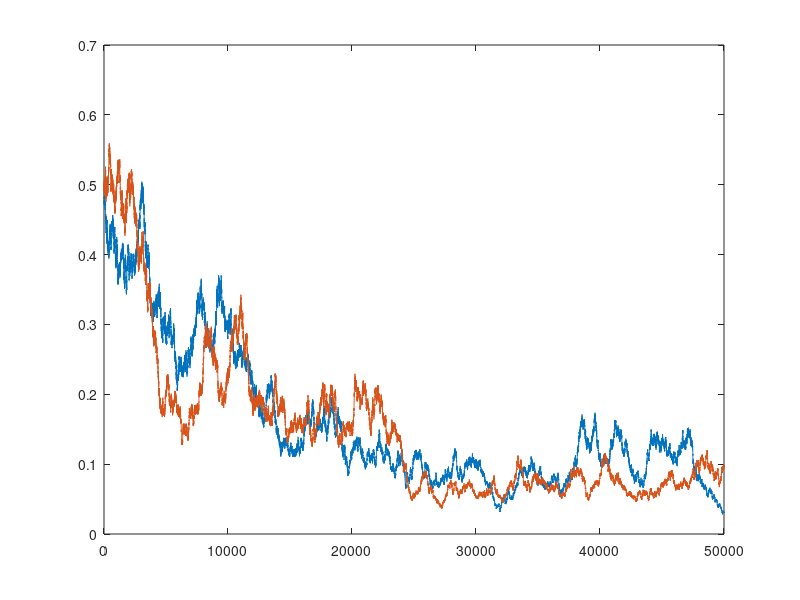
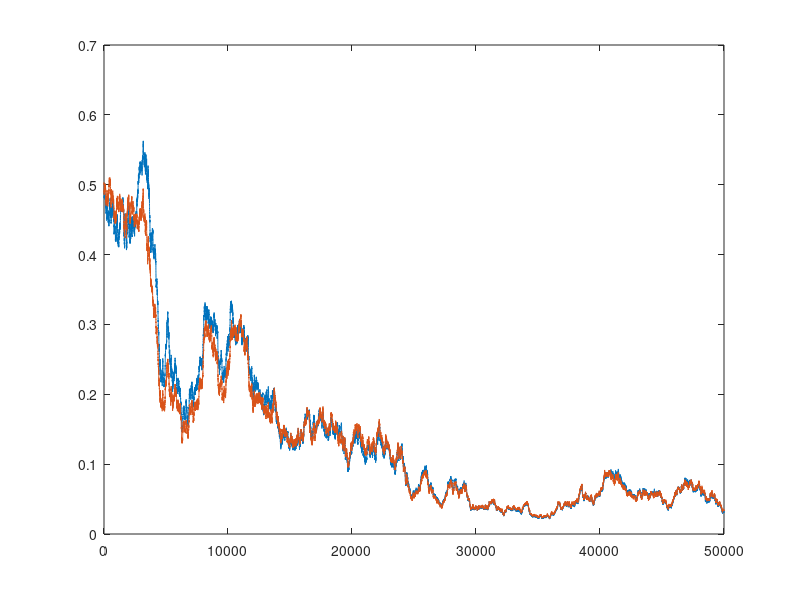
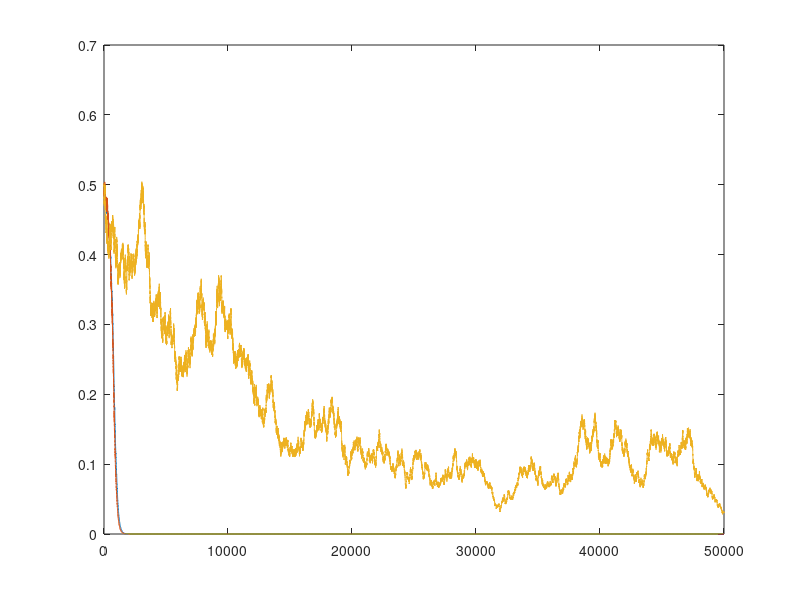

The MATLAB source for these figures, in order:
clc; clear all; close all;
l1w1t1 = [0.505,0.505,0.505,0.501];
l1w1t2 = [0.50,0.5,0.5,0.5];
T = 50000;
nature = rand>0.5
prior = [0.5,0.5,0.5,0.5];
sharedprior = [0.5,0.5,0.5,0.5];
sharedprior2 = [0.5,0.5,0.5,0.5];
sharedprior3 = [0.5,0.5,0.5,0.5];

U = zeros(T,4);
V = zeros(T,4);
W = zeros(T,4);
X = zeros(T,4);

for t = 1:T
    if nature==0
        signal = rand([1,4]) > l1w1t1;
    else
        signal = rand([1,4]) > l1w1t2;
    end
    for n = 1:4
        if signal(n) == 0
            
            prior(n) = prior(n)*l1w1t1(n)/(prior(n)*l1w1t1(n) + (1-prior(n))*l1w1t2(n));
            
        else 
            prior(n) = prior(n)*(1-l1w1t1(n))/(prior(n)*(1-l1w1t1(n)) + (1-prior(n))*(1-l1w1t2(n)));
        end
        U(t,:) = prior;
    end

    gg = sharedprior(1);
    dummyvar = [prior(1),sharedprior(2:4)];
    sharedprior(1) = min(dummyvar)/(min(dummyvar) + min(1-dummyvar));
    dummyvar = [prior(2),gg];
    sharedprior(2) = min(dummyvar)/(min(dummyvar) + min(1-dummyvar));

    dummyvar = [prior(3),gg];
    sharedprior(3) = min(dummyvar)/(min(dummyvar) + min(1-dummyvar));
    dummyvar = [prior(4),gg];
    sharedprior(4) = min(dummyvar)/(min(dummyvar) + min(1-dummyvar));
    V(t,:) = sharedprior;
%%%% first local bayesian update then sharing of beliefs and aggregation 
    
    for n = 1:4
        if signal(n) == 0
            sharedprior2(n) = sharedprior2(n)*l1w1t1(n)/(sharedprior2(n)*l1w1t1(n) + (1-sharedprior2(n))*l1w1t2(n));
        else 
            sharedprior2(n) = sharedprior2(n)*(1-l1w1t1(n))/(sharedprior2(n)*(1-l1w1t1(n)) + (1-sharedprior2(n))*(1-l1w1t2(n)));
        end
    end
    oldsharedprior = sharedprior2;
    dummyvar = [oldsharedprior(1:4)];
    sharedprior2(1) = min(dummyvar )/(min(dummyvar ) + min(1-dummyvar ));
    dummyvar = [oldsharedprior(2),oldsharedprior(1)];
    sharedprior2(2) = min(dummyvar)/(min(dummyvar) + min(1-dummyvar));

    dummyvar = [oldsharedprior(3),oldsharedprior(1)];
    sharedprior2(3) = min(dummyvar)/(min(dummyvar) + min(1-dummyvar));
    dummyvar = [oldsharedprior(4),oldsharedprior(1)];
    sharedprior2(4) = min(dummyvar)/(min(dummyvar) + min(1-dummyvar));
    W(t,:) = sharedprior2;
%%%% first aggregation and THEN LOCAL BAYESIAN UPDATE
    oldsharedprior = sharedprior3;
    dummyvar = oldsharedprior(1:4);
    if signal(1) == 0
        sharedprior3(1) = min(dummyvar)*l1w1t1(1)/(min(dummyvar)*l1w1t1(1) + min(1-dummyvar)*l1w1t2(1));
    else 
        sharedprior3(1) = min(dummyvar)*(1-l1w1t1(1))/(min(dummyvar)*(1-l1w1t1(1)) + min(1-dummyvar)*(1-l1w1t2(1)));
    end

    dummyvar = [oldsharedprior(1),oldsharedprior(2)];
    if signal(2) == 0
        sharedprior3(2) = min(dummyvar)*l1w1t1(2)/(min(dummyvar )*l1w1t1(2) + min(1-dummyvar )*l1w1t2(2));
    else 
        sharedprior3(2) = min(dummyvar)*(1-l1w1t1(2))/(min(dummyvar )*(1-l1w1t1(2)) + min(1-dummyvar )*(1-l1w1t2(2)));
    end

    dummyvar = [oldsharedprior(1),oldsharedprior(3)];
    if signal(3) == 0
        sharedprior3(3) = min(dummyvar)*l1w1t1(2)/(min(dummyvar )*l1w1t1(2) + min(1-dummyvar )*l1w1t2(2));
    else 
        sharedprior3(3) = min(dummyvar)*(1-l1w1t1(2))/(min(dummyvar )*(1-l1w1t1(2)) + min(1-dummyvar )*(1-l1w1t2(2)));
    end
    dummyvar = [oldsharedprior(1),oldsharedprior(4)];
    if signal(4) == 0
        sharedprior3(4) = min(dummyvar)*l1w1t1(2)/(min(dummyvar )*l1w1t1(2) + min(1-dummyvar )*l1w1t2(2));
    else 
        sharedprior3(4) = min(dummyvar)*(1-l1w1t1(2))/(min(dummyvar )*(1-l1w1t1(2)) + min(1-dummyvar )*(1-l1w1t2(2)));
    end
    X(t,:) = sharedprior3; 
end
figure(1)
plot(U(:,1))
hold on
plot(U(:,2))
figure(2)
plot(V(:,1))
 hold on
plot(V(:,2))
 figure(3)
%hold on
plot(W(:,1))
 hold on
% plot(W(:,2))
%figure(4)
plot(X(:,1))
%hold on
%plot(X(:,2))
hold on
plot(U(:,1))